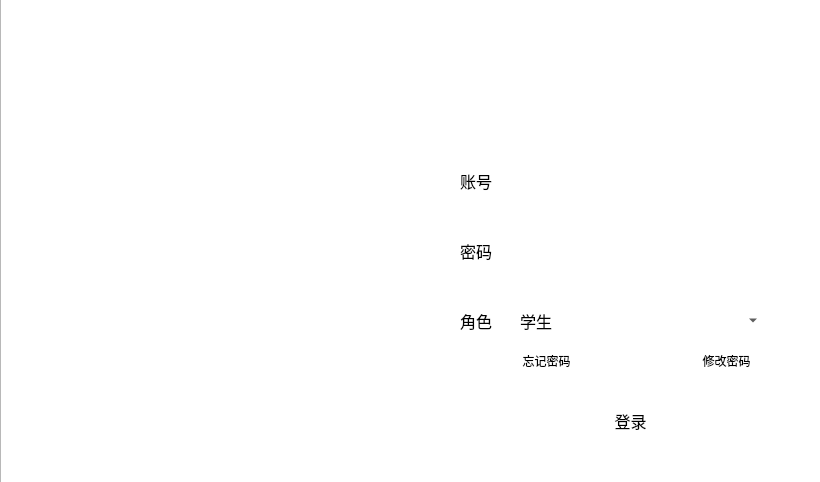
<?xml version="1.0" encoding="UTF-8"?>
<ui version="4.0">
 <class>Form</class>
 <widget class="QWidget" name="Form">
  <property name="geometry">
   <rect>
    <x>0</x>
    <y>0</y>
    <width>820</width>
    <height>482</height>
   </rect>
  </property>
  <property name="minimumSize">
   <size>
    <width>820</width>
    <height>482</height>
   </size>
  </property>
  <property name="maximumSize">
   <size>
    <width>820</width>
    <height>482</height>
   </size>
  </property>
  <property name="windowTitle">
   <string>学生管理系统</string>
  </property>
  <property name="styleSheet">
   <string notr="true"/>
  </property>
  <widget class="QListView" name="listView">
   <property name="geometry">
    <rect>
     <x>0</x>
     <y>-10</y>
     <width>821</width>
     <height>501</height>
    </rect>
   </property>
   <property name="font">
    <font>
     <pointsize>5</pointsize>
     <weight>50</weight>
     <bold>false</bold>
    </font>
   </property>
   <property name="styleSheet">
    <string notr="true">border-image: url(:/imagse/images/界面.png);</string>
   </property>
  </widget>
  <widget class="QLineEdit" name="username">
   <property name="geometry">
    <rect>
     <x>510</x>
     <y>160</y>
     <width>261</width>
     <height>41</height>
    </rect>
   </property>
   <property name="font">
    <font>
     <family>幼圆</family>
     <pointsize>15</pointsize>
     <weight>75</weight>
     <italic>false</italic>
     <bold>true</bold>
     <strikeout>false</strikeout>
    </font>
   </property>
   <property name="styleSheet">
    <string notr="true">border-radius:20px;
border:10px rgb(255, 255, 255);
background-color: rgba(124,124,124,0%);
padding:10px;</string>
   </property>
   <property name="inputMask">
    <string/>
   </property>
   <property name="text">
    <string/>
   </property>
   <property name="alignment">
    <set>Qt::AlignLeading|Qt::AlignLeft|Qt::AlignVCenter</set>
   </property>
  </widget>
  <widget class="QLabel" name="label">
   <property name="geometry">
    <rect>
     <x>510</x>
     <y>90</y>
     <width>241</width>
     <height>41</height>
    </rect>
   </property>
   <property name="palette">
    <palette>
     <active>
      <colorrole role="WindowText">
       <brush brushstyle="SolidPattern">
        <color alpha="255">
         <red>255</red>
         <green>255</green>
         <blue>255</blue>
        </color>
       </brush>
      </colorrole>
     </active>
     <inactive>
      <colorrole role="WindowText">
       <brush brushstyle="SolidPattern">
        <color alpha="255">
         <red>255</red>
         <green>255</green>
         <blue>255</blue>
        </color>
       </brush>
      </colorrole>
     </inactive>
     <disabled>
      <colorrole role="WindowText">
       <brush brushstyle="SolidPattern">
        <color alpha="255">
         <red>120</red>
         <green>120</green>
         <blue>120</blue>
        </color>
       </brush>
      </colorrole>
     </disabled>
    </palette>
   </property>
   <property name="font">
    <font>
     <family>幼圆</family>
     <pointsize>16</pointsize>
     <weight>75</weight>
     <italic>true</italic>
     <bold>true</bold>
    </font>
   </property>
   <property name="styleSheet">
    <string notr="true"/>
   </property>
   <property name="text">
    <string>学生管理登录系统</string>
   </property>
  </widget>
  <widget class="QPushButton" name="login">
   <property name="geometry">
    <rect>
     <x>550</x>
     <y>400</y>
     <width>161</width>
     <height>41</height>
    </rect>
   </property>
   <property name="font">
    <font>
     <family>幼圆</family>
     <pointsize>12</pointsize>
    </font>
   </property>
   <property name="styleSheet">
    <string notr="true">border-radius:20px;
background-color: rgb(255, 255, 255);</string>
   </property>
   <property name="text">
    <string>登录</string>
   </property>
  </widget>
  <widget class="QLineEdit" name="password">
   <property name="geometry">
    <rect>
     <x>510</x>
     <y>230</y>
     <width>261</width>
     <height>41</height>
    </rect>
   </property>
   <property name="font">
    <font>
     <family>幼圆</family>
     <pointsize>12</pointsize>
     <weight>50</weight>
     <bold>false</bold>
    </font>
   </property>
   <property name="styleSheet">
    <string notr="true">border-radius:20px;
border:1px rgb(124,124,124);
background-color: rgba(124,124,124, 0%);
padding:10px;</string>
   </property>
   <property name="text">
    <string/>
   </property>
   <property name="echoMode">
    <enum>QLineEdit::Password</enum>
   </property>
  </widget>
  <widget class="QComboBox" name="post">
   <property name="geometry">
    <rect>
     <x>510</x>
     <y>300</y>
     <width>251</width>
     <height>41</height>
    </rect>
   </property>
   <property name="font">
    <font>
     <family>幼圆</family>
     <pointsize>12</pointsize>
    </font>
   </property>
   <property name="styleSheet">
    <string notr="true">QComboBox::down-arrow{
	border:none;
	padding-right:4px;
	image: url(:/icon/images/拉框箭头1.png);
}
QComboBox{
	border-radius:10px;
	border:1px solid gray;
	border:1px rgb(124,124,124);
	background-color: rgba(124,124,124, 0%);
	padding:10px;
}
</string>
   </property>
   <item>
    <property name="text">
     <string>学生</string>
    </property>
   </item>
   <item>
    <property name="text">
     <string>教师</string>
    </property>
   </item>
   <item>
    <property name="text">
     <string>管理员</string>
    </property>
   </item>
  </widget>
  <widget class="QLabel" name="label_2">
   <property name="geometry">
    <rect>
     <x>460</x>
     <y>160</y>
     <width>41</width>
     <height>41</height>
    </rect>
   </property>
   <property name="font">
    <font>
     <family>幼圆</family>
     <pointsize>12</pointsize>
    </font>
   </property>
   <property name="text">
    <string>账号</string>
   </property>
  </widget>
  <widget class="QLabel" name="label_3">
   <property name="geometry">
    <rect>
     <x>460</x>
     <y>230</y>
     <width>41</width>
     <height>41</height>
    </rect>
   </property>
   <property name="font">
    <font>
     <family>幼圆</family>
     <pointsize>12</pointsize>
    </font>
   </property>
   <property name="text">
    <string>密码</string>
   </property>
  </widget>
  <widget class="QLabel" name="label_4">
   <property name="geometry">
    <rect>
     <x>460</x>
     <y>300</y>
     <width>41</width>
     <height>41</height>
    </rect>
   </property>
   <property name="font">
    <font>
     <family>幼圆</family>
     <pointsize>12</pointsize>
    </font>
   </property>
   <property name="text">
    <string>角色</string>
   </property>
  </widget>
  <widget class="QPushButton" name="forget">
   <property name="geometry">
    <rect>
     <x>500</x>
     <y>350</y>
     <width>93</width>
     <height>21</height>
    </rect>
   </property>
   <property name="palette">
    <palette>
     <active>
      <colorrole role="Button">
       <brush brushstyle="SolidPattern">
        <color alpha="0">
         <red>124</red>
         <green>124</green>
         <blue>124</blue>
        </color>
       </brush>
      </colorrole>
      <colorrole role="Base">
       <brush brushstyle="SolidPattern">
        <color alpha="0">
         <red>124</red>
         <green>124</green>
         <blue>124</blue>
        </color>
       </brush>
      </colorrole>
      <colorrole role="Window">
       <brush brushstyle="SolidPattern">
        <color alpha="0">
         <red>124</red>
         <green>124</green>
         <blue>124</blue>
        </color>
       </brush>
      </colorrole>
     </active>
     <inactive>
      <colorrole role="Button">
       <brush brushstyle="SolidPattern">
        <color alpha="0">
         <red>124</red>
         <green>124</green>
         <blue>124</blue>
        </color>
       </brush>
      </colorrole>
      <colorrole role="Base">
       <brush brushstyle="SolidPattern">
        <color alpha="0">
         <red>124</red>
         <green>124</green>
         <blue>124</blue>
        </color>
       </brush>
      </colorrole>
      <colorrole role="Window">
       <brush brushstyle="SolidPattern">
        <color alpha="0">
         <red>124</red>
         <green>124</green>
         <blue>124</blue>
        </color>
       </brush>
      </colorrole>
     </inactive>
     <disabled>
      <colorrole role="Button">
       <brush brushstyle="SolidPattern">
        <color alpha="0">
         <red>124</red>
         <green>124</green>
         <blue>124</blue>
        </color>
       </brush>
      </colorrole>
      <colorrole role="Base">
       <brush brushstyle="SolidPattern">
        <color alpha="0">
         <red>124</red>
         <green>124</green>
         <blue>124</blue>
        </color>
       </brush>
      </colorrole>
      <colorrole role="Window">
       <brush brushstyle="SolidPattern">
        <color alpha="0">
         <red>124</red>
         <green>124</green>
         <blue>124</blue>
        </color>
       </brush>
      </colorrole>
     </disabled>
    </palette>
   </property>
   <property name="font">
    <font>
     <family>幼圆</family>
    </font>
   </property>
   <property name="styleSheet">
    <string notr="true">border:1px rgb(124,124,124);
background-color: rgba(124,124,124, 0%)</string>
   </property>
   <property name="text">
    <string>忘记密码</string>
   </property>
  </widget>
  <widget class="QPushButton" name="modify">
   <property name="geometry">
    <rect>
     <x>680</x>
     <y>350</y>
     <width>93</width>
     <height>21</height>
    </rect>
   </property>
   <property name="font">
    <font>
     <family>幼圆</family>
    </font>
   </property>
   <property name="styleSheet">
    <string notr="true">border:1px rgb(124,124,124);
background-color: rgba(124,124,124, 0%)</string>
   </property>
   <property name="text">
    <string>修改密码</string>
   </property>
  </widget>
  <widget class="QLabel" name="label_5">
   <property name="geometry">
    <rect>
     <x>591</x>
     <y>370</y>
     <width>91</width>
     <height>20</height>
    </rect>
   </property>
   <property name="palette">
    <palette>
     <active>
      <colorrole role="WindowText">
       <brush brushstyle="SolidPattern">
        <color alpha="255">
         <red>255</red>
         <green>0</green>
         <blue>0</blue>
        </color>
       </brush>
      </colorrole>
     </active>
     <inactive>
      <colorrole role="WindowText">
       <brush brushstyle="SolidPattern">
        <color alpha="255">
         <red>255</red>
         <green>0</green>
         <blue>0</blue>
        </color>
       </brush>
      </colorrole>
     </inactive>
     <disabled>
      <colorrole role="WindowText">
       <brush brushstyle="SolidPattern">
        <color alpha="255">
         <red>120</red>
         <green>120</green>
         <blue>120</blue>
        </color>
       </brush>
      </colorrole>
     </disabled>
    </palette>
   </property>
   <property name="font">
    <font>
     <family>幼圆</family>
     <pointsize>12</pointsize>
    </font>
   </property>
   <property name="text">
    <string/>
   </property>
  </widget>
 </widget>
 <resources>
  <include location="source.qrc"/>
 </resources>
 <connections>
  <connection>
   <sender>login</sender>
   <signal>clicked()</signal>
   <receiver>Form</receiver>
   <slot>close()</slot>
   <hints>
    <hint type="sourcelabel">
     <x>619</x>
     <y>406</y>
    </hint>
    <hint type="destinationlabel">
     <x>409</x>
     <y>240</y>
    </hint>
   </hints>
  </connection>
 </connections>
</ui>
